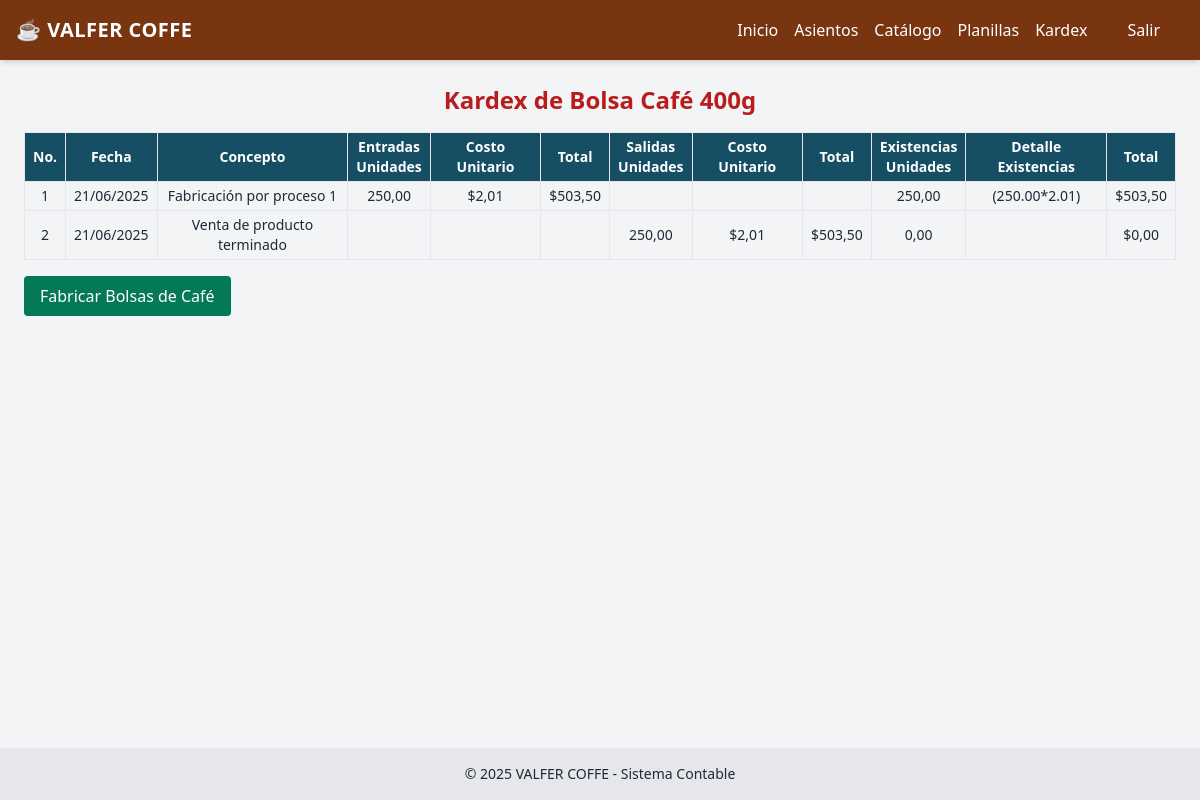
The app's page /kardex/producto/1/, older data.
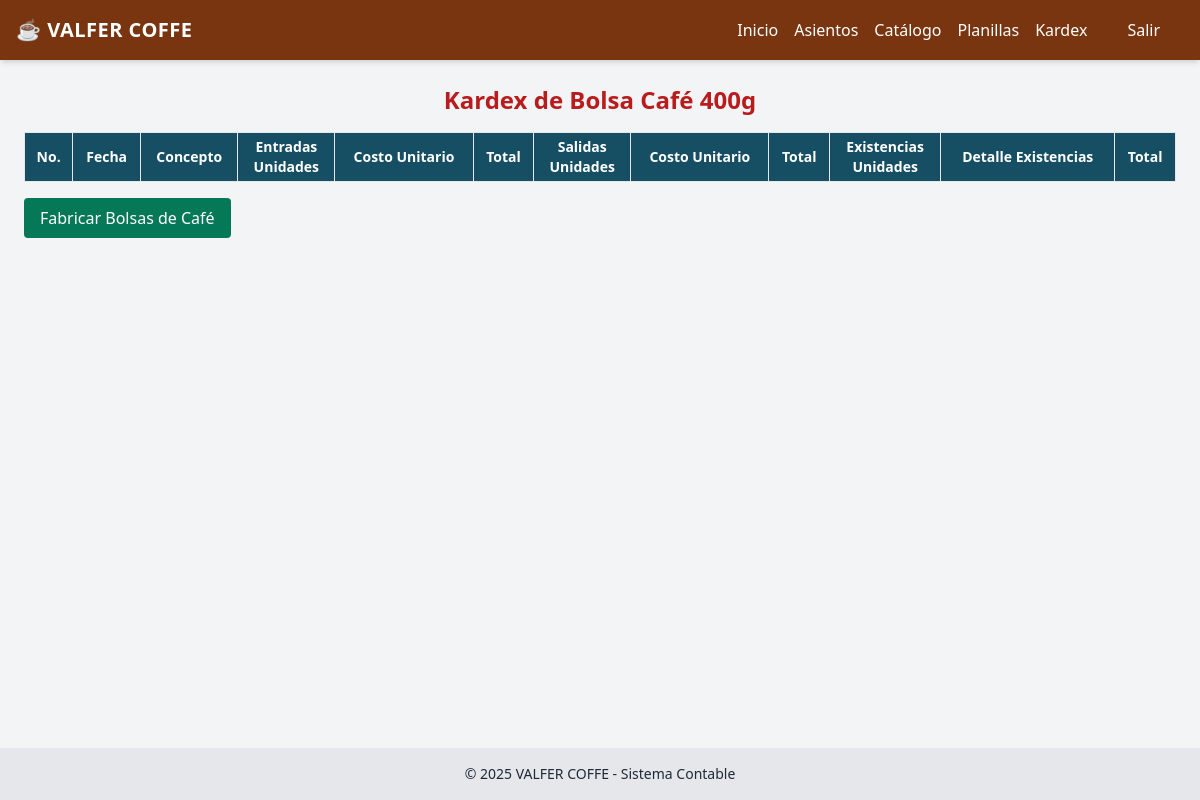
The same page, newer data.
### contabilidad/models.py (models this page shows, shortened)
class ProductoTerminado(models.Model):
    nombre = models.CharField(max_length=100)
    unidad_medida = models.CharField(max_length=20)  # Ej: 'bolsa 400g', 'botella 750ml'

class KardexProductoTerminado(models.Model):
    producto = models.ForeignKey(ProductoTerminado, on_delete=models.CASCADE)
    fecha = models.DateField()
    tipo_movimiento = models.CharField(max_length=20, choices=[('ingreso','Ingreso Proceso'),('salida','Venta')])
    concepto = models.CharField(max_length=255, blank=True, null=True)
    cantidad = models.DecimalField(max_digits=12, decimal_places=2)
    costo_unitario = models.DecimalField(max_digits=12, decimal_places=6)
    precio_venta_unitario = models.DecimalField(max_digits=10, decimal_places=2, null=True, blank=True)
    total = models.DecimalField(max_digits=12, decimal_places=2)
    saldo_cantidad = models.DecimalField(max_digits=12, decimal_places=2)
    saldo_total = models.DecimalField(max_digits=12, decimal_places=2)

### contabilidad/views.py (the view)
# urls.py: path('kardex/producto/<int:producto_id>/', views.kardex_producto_terminado, name='kardex_producto_terminado'),
def kardex_producto_terminado(request, producto_id):
    producto = get_object_or_404(ProductoTerminado, id=producto_id)
    movimientos = KardexProductoTerminado.objects.filter(
        producto=producto
    ).order_by('fecha', 'id')
    movimientos_y_lotes = []
    lotes_actuales = []
    total_existencias = Decimal('0')
    for mov in movimientos:
        if mov.tipo_movimiento == 'ingreso':
            lotes_actuales.append({
                'cantidad': mov.cantidad,
                'costo_unitario': mov.costo_unitario,
            })
            total_existencias += mov.cantidad
        elif mov.tipo_movimiento == 'salida':
            cantidad_a_sacar = mov.cantidad
            i = 0
            while cantidad_a_sacar > 0 and i < len(lotes_actuales):
                lote = lotes_actuales[i]
                consumir = min(lote['cantidad'], cantidad_a_sacar)
                lote['cantidad'] -= consumir
                cantidad_a_sacar -= consumir
                if lote['cantidad'] == 0:
                    i += 1
            lotes_actuales = [l for l in lotes_actuales if l['cantidad'] > 0]
            total_existencias -= mov.cantidad
        total_valor = sum(
            l['cantidad'] * l['costo_unitario']
            for l in lotes_actuales
        )
        detalle_existencias = " + ".join(
            [f"({float(l['cantidad']):.2f}*{float(l['costo_unitario']):.2f})"
             for l in lotes_actuales]
        ) if lotes_actuales else ""
        movimientos_y_lotes.append((
            mov,
            {
                'unidades_totales': total_existencias,
                'detalle': detalle_existencias,
                'valor_total': total_valor,
            }
        ))
    nombre = producto.nombre.lower()
    if "bolsa" in nombre:
        fabricar_url = 'fabricar_embolsar_cafe'
        texto_boton = 'Fabricar Bolsas de Café'
    elif "mezcla" in nombre:
        fabricar_url = 'fabricar_mezcla_licor'
        texto_boton = 'Fabricar Mezcla de Licor de Café'
    elif "licor" in nombre or "750ml" in nombre:
        fabricar_url = 'fabricar_embotellar_licor'
        texto_boton = 'Fabricar Licor de Café 750ml'
    else:
        fabricar_url = None
        texto_boton = None
    return render(request, 'fabricacion/kardex_producto_terminado.html', {
        'producto': producto,
        'movimientos_y_lotes': movimientos_y_lotes,
        'fabricar_url': fabricar_url,
        'texto_boton': texto_boton,
    })

### contabilidad/templates/fabricacion/kardex_producto_terminado.html (shortened to what this page needs)
{% extends 'contabilidad/base.html' %}
{% block content %}
<h2 class="text-2xl font-bold mb-4 text-center text-red-700">Kardex de {{ producto.nombre }}</h2>
<div class="overflow-x-auto">
  <table class="w-full text-sm border text-center">
    <thead class="bg-cyan-900 text-white">
      <tr>
        <th class="border px-2 py-1">No.</th>
        <th class="border px-2 py-1">Fecha</th>
        <th class="border px-2 py-1">Concepto</th>
        <th class="border px-2 py-1">Entradas<br>Unidades</th>
        <th class="border px-2 py-1">Costo Unitario</th>
        <th class="border px-2 py-1">Total</th>
        <th class="border px-2 py-1">Salidas<br>Unidades</th>
        <th class="border px-2 py-1">Costo Unitario</th>
        <th class="border px-2 py-1">Total</th>
        <th class="border px-2 py-1">Existencias<br>Unidades</th>
        <th class="border px-2 py-1">Detalle Existencias</th>
        <th class="border px-2 py-1">Total</th>
      </tr>
    </thead>
    <tbody>
      {% for mov, exist in movimientos_y_lotes %}
        <tr>
          <td class="border px-2 py-1">{{ forloop.counter }}</td>
          <td class="border px-2 py-1">{{ mov.fecha|date:"d/m/Y" }}</td>
          <td class="border px-2 py-1">{{ mov.concepto }}</td>
          {% if mov.tipo_movimiento == 'ingreso' %}
            <td class="border px-2 py-1">{{ mov.cantidad|floatformat:2 }}</td>
            <td class="border px-2 py-1">${{ mov.costo_unitario|floatformat:2 }}</td>
            <td class="border px-2 py-1">${{ mov.total|floatformat:2 }}</td>
            <td class="border px-2 py-1"></td>
            <td class="border px-2 py-1"></td>
            <td class="border px-2 py-1"></td>
          {% elif mov.tipo_movimiento == 'salida' %}
            <td class="border px-2 py-1"></td>
            <td class="border px-2 py-1"></td>
            <td class="border px-2 py-1"></td>
            <td class="border px-2 py-1">{{ mov.cantidad|floatformat:2 }}</td>
            <td class="border px-2 py-1">${{ mov.costo_unitario|floatformat:2 }}</td>
            <td class="border px-2 py-1">${{ mov.total|floatformat:2 }}</td>
          {% endif %}
          <td class="border px-2 py-1">{{ exist.unidades_totales|floatformat:2 }}</td>
          <td class="border px-2 py-1">{{ exist.detalle }}</td>
          <td class="border px-2 py-1">${{ exist.valor_total|floatformat:2 }}</td>
        </tr>
      {% endfor %}
    </tbody>
  </table>
</div>
{% if fabricar_url and texto_boton %}
  <a href="{% url fabricar_url %}" class="inline-block bg-emerald-700 text-white px-4 py-2 rounded hover:bg-emerald-800 transition mt-4">
    {{ texto_boton }}
  </a>
{% endif %}
{% endblock %}

### contabilidad/templates/contabilidad/base.html (shortened to what this page needs)
<!DOCTYPE html>
<html lang="es">
<head>
    <script src="https://cdn.tailwindcss.com"></script>
</head>
<body class="bg-gray-100 text-gray-800 font-sans min-h-screen flex flex-col">
    <nav class="bg-amber-900 text-white shadow-md">
        <div class="max-w-7xl mx-auto px-4 py-4 flex justify-between items-center">
            <h1 class="text-xl font-bold tracking-wide">☕ VALFER COFFE</h1>
            <ul class="flex flex-wrap gap-4">
                <li><a href="/" class="hover:underline">Inicio</a></li>
                <li><a href="/asientos/" class="hover:underline">Asientos</a></li>
                <li><a href="/catalogo/" class="hover:underline">Catálogo</a></li>
                <li><a href="/planillas/" class="hover:underline">Planillas</a></li>
                <li><a href="/kardex/" class="hover:underline">Kardex</a></li>
                <li><a href="{#}" class="hover:underline p-6">Salir</a></li>
            </ul>
        </div>
    </nav>
    <main class="p-6 max-w-screen-xl mx-auto flex-grow w-full">
        {% block content %}{% endblock %}
    </main>
    <footer class="bg-gray-200 text-center text-sm py-4 mt-10">
        © 2025 VALFER COFFE - Sistema Contable
    </footer>
</body>
</html>

Row changes from the older to the newer data that the page shows:
removed KardexProductoTerminado: fecha "21/06/2025", concepto "Fabricación por proceso 1", cantidad "250,00", costo_unitario "2,01", total "503,50", unidades_totales "250,00", detalle "(250.00*2.01)", valor_total "503,50"
removed KardexProductoTerminado: fecha "21/06/2025", concepto "Venta de producto terminado", cantidad "250,00", costo_unitario "2,01", total "503,50", unidades_totales "0,00", valor_total "0,00"
